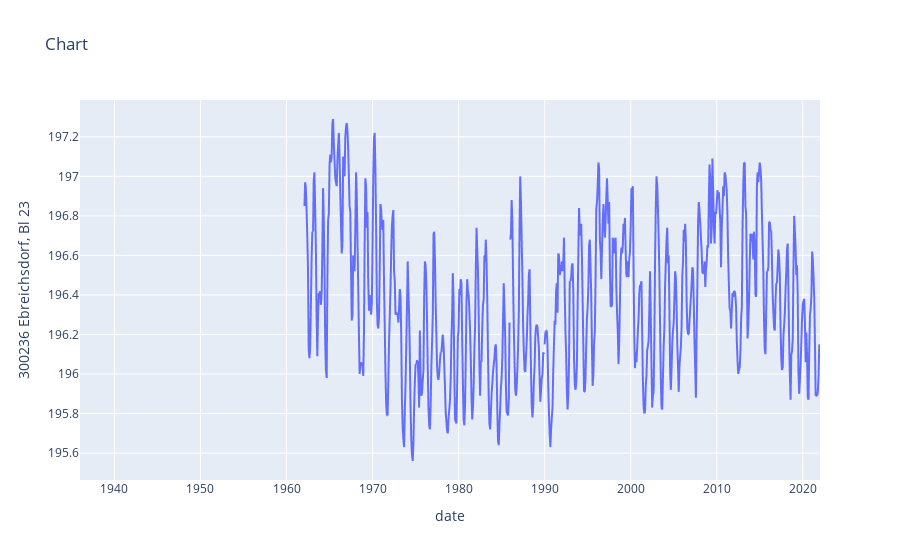

Write notebook code for a chart like this one.
### Markdown cell above
### Visualizing the time series

### Code cell
import plotly.express as px

fig = px.line(base_df, x="date", y=base_df.columns[3], title='Chart')
fig.show()

### Figure 1 — Plotly figure (JSON) as saved in the notebook; plotly's stock layout.template omitted (floating-point values rounded to 4 significant figures; data arrays with more than 128 entries replaced by an {"elided": "..."} marker saying what was removed)
{"data": [{"hovertemplate": "date=%{x}<br>300236 Ebreichsdorf, Bl 23=%{y}<extra></extra>", "legendgroup": "", "line": {"color": "#636efa", "dash": "solid"}, "marker": {"symbol": "circle"}, "mode": "lines", "name": "", "showlegend": false, "type": "scattergl", "x": {"elided": "1031 str values"}, "xaxis": "x", "y": {"elided": "1031 float values"}, "yaxis": "y"}], "layout": {"legend": {"tracegroupgap": 0}, "title": {"text": "Chart"}, "xaxis": {"anchor": "y", "domain": [0, 1], "title": {"text": "date"}}, "yaxis": {"anchor": "x", "domain": [0, 1], "title": {"text": "300236 Ebreichsdorf, Bl 23"}}}}
